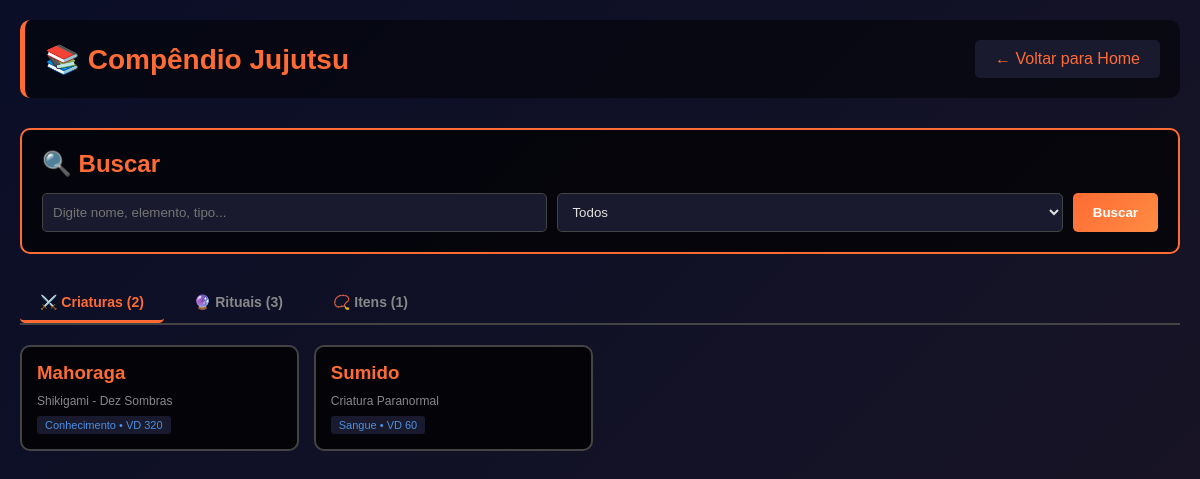
Page /compendio (signed in) on the committed database.
### app.py (models this page shows)
class Criatura(db.Model):
    id = db.Column(db.Integer, primary_key=True)
    nome = db.Column(db.String(100), unique=True, nullable=False)
    tipo = db.Column(db.String(50), nullable=False)  # Maldição, Criatura Paranormal, etc
    elemento = db.Column(db.String(50), nullable=False)  # Conhecimento, Medo, Sangue, etc
    vd = db.Column(db.Integer, nullable=False)  # Valor de Dificuldade
    descricao = db.Column(db.Text, nullable=False)
    habilidades = db.Column(db.Text, nullable=False)  # JSON com habilidades
    imagem = db.Column(db.String(200), default="")

### app.py (the view)
@app.route("/compendio")
@login_required
def compendio():
    criaturas = Criatura.query.all()
    rituais = Ritual.query.all()
    itens = ItemAmaldicoado.query.all()
    return render_template("compendio.html", criaturas=criaturas, rituais=rituais, itens=itens)

### app.py (called while the page is built)
@login_manager.user_loader
def load_user(user_id):
    return User.query.get(int(user_id))

### templates/compendio.html (shortened to what this page needs)
<!DOCTYPE html>
<html lang="pt-br">
<head>
</head>
<body>
    <div class="container">
        <div class="header">
            <h1>📚 Compêndio Jujutsu</h1>
            <a href="/">← Voltar para Home</a>
        </div>
        <div class="busca-section">
            <h2>🔍 Buscar</h2>
            <div class="busca-group">
                <input type="text" id="busca-input" placeholder="Digite nome, elemento, tipo...">
                <select id="tipo-filtro">
                    <option value="todos">Todos</option>
                </select>
                <button onclick="buscar()">Buscar</button>
            </div>
        </div>
        <div class="tabs">
            <button class="tab-btn active" onclick="mostrarTab('criaturas')">⚔️ Criaturas ({{ criaturas|length }})</button>
            <button class="tab-btn" onclick="mostrarTab('rituais')">🔮 Rituais ({{ rituais|length }})</button>
            <button class="tab-btn" onclick="mostrarTab('itens')">📿 Itens ({{ itens|length }})</button>
        </div>
        <div id="criaturas" class="tab-content active">
            {% if criaturas %}
                <div class="items-grid">
                    {% for criatura in criaturas %}
                        <div class="item-card" onclick="open('/compendio/criatura/{{ criatura.id }}')">
                            <h3>{{ criatura.nome }}</h3>
                            <div class="tipo">{{ criatura.tipo }}</div>
                            <div class="elemento">{{ criatura.elemento }} • VD {{ criatura.vd }}</div>
                        </div>
                    {% endfor %}
                </div>
            {% else %}
                <div class="empty-message">📭 Nenhuma criatura cadastrada</div>
            {% endif %}
        </div>
    </div>
</body>
</html>

### templates/compendio.html (style rules this page uses)
* { margin: 0; padding: 0; box-sizing: border-box; }
body { background: linear-gradient(135deg, #0a0e27 0%, #1a1525 100%); color: #e0e0e0; font-family: 'Arial', sans-serif; padding: 20px; min-height: 100vh; }
.header { display: flex; justify-content: space-between; align-items: center; margin-bottom: 30px; background: rgba(0, 0, 0, 0.5); padding: 20px; border-radius: 10px; border-left: 5px solid #ff6b35; }
.header h1 { color: #ff6b35; font-size: 28px; }
.header a { color: #ff6b35; text-decoration: none; background: #1a1a2e; padding: 10px 20px; border-radius: 5px; }
.container { max-width: 1200px; margin: auto; }
.busca-section { background: rgba(0, 0, 0, 0.7); padding: 20px; border-radius: 10px; margin-bottom: 30px; border: 2px solid #ff6b35; }
.busca-section h2 { color: #ff6b35; margin-bottom: 15px; }
.busca-group { display: flex; gap: 10px; flex-wrap: wrap; }
input[type="text"], select { flex: 1; min-width: 200px; padding: 10px; background: #1a1a2e; border: 1px solid #444; color: #e0e0e0; border-radius: 5px; }
button { background: linear-gradient(135deg, #ff6b35 0%, #ff8c42 100%); color: white; border: none; padding: 10px 20px; border-radius: 5px; cursor: pointer; font-weight: bold; }
.tabs { display: flex; gap: 10px; margin-bottom: 20px; border-bottom: 2px solid #444; }
.tab-btn { background: transparent; color: #888; border: none; padding: 10px 20px; cursor: pointer; border-bottom: 3px solid transparent; font-size: 14px; }
.tab-btn.active { color: #ff6b35; border-bottom: 3px solid #ff6b35; }
.tab-content { display: none; }
.tab-content.active { display: block; }
.items-grid { display: grid; grid-template-columns: repeat(auto-fill, minmax(250px, 1fr)); gap: 15px; margin-top: 20px; }
.item-card { background: rgba(0, 0, 0, 0.8); border: 2px solid #444; border-radius: 10px; padding: 15px; transition: all 0.3s; cursor: pointer; }
.item-card h3 { color: #ff6b35; margin-bottom: 10px; }
.item-card .tipo { font-size: 12px; color: #888; }
.item-card .elemento { display: inline-block; background: #1a1a2e; padding: 3px 8px; border-radius: 3px; font-size: 11px; margin-top: 8px; color: #4a90e2; }

### rows in the picture
Criatura: nome "Mahoraga", tipo "Shikigami - Dez Sombras", elemento "Conhecimento", vd "320"
Criatura: nome "Sumido", tipo "Criatura Paranormal", elemento "Sangue", vd "60"

### other values in the picture
{{ criaturas|length }} "2"
{{ rituais|length }} "3"
{{ itens|length }} "1"
